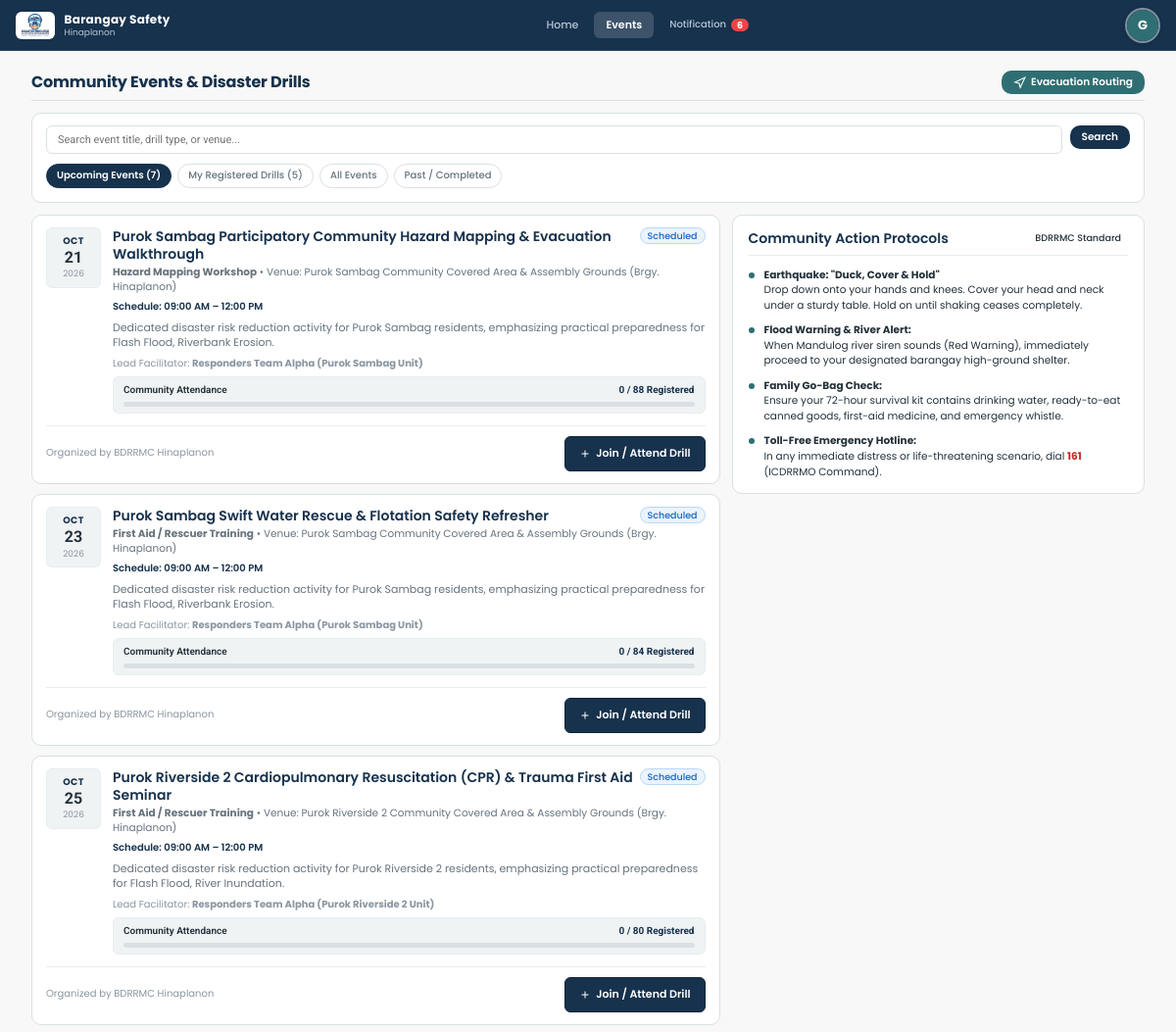
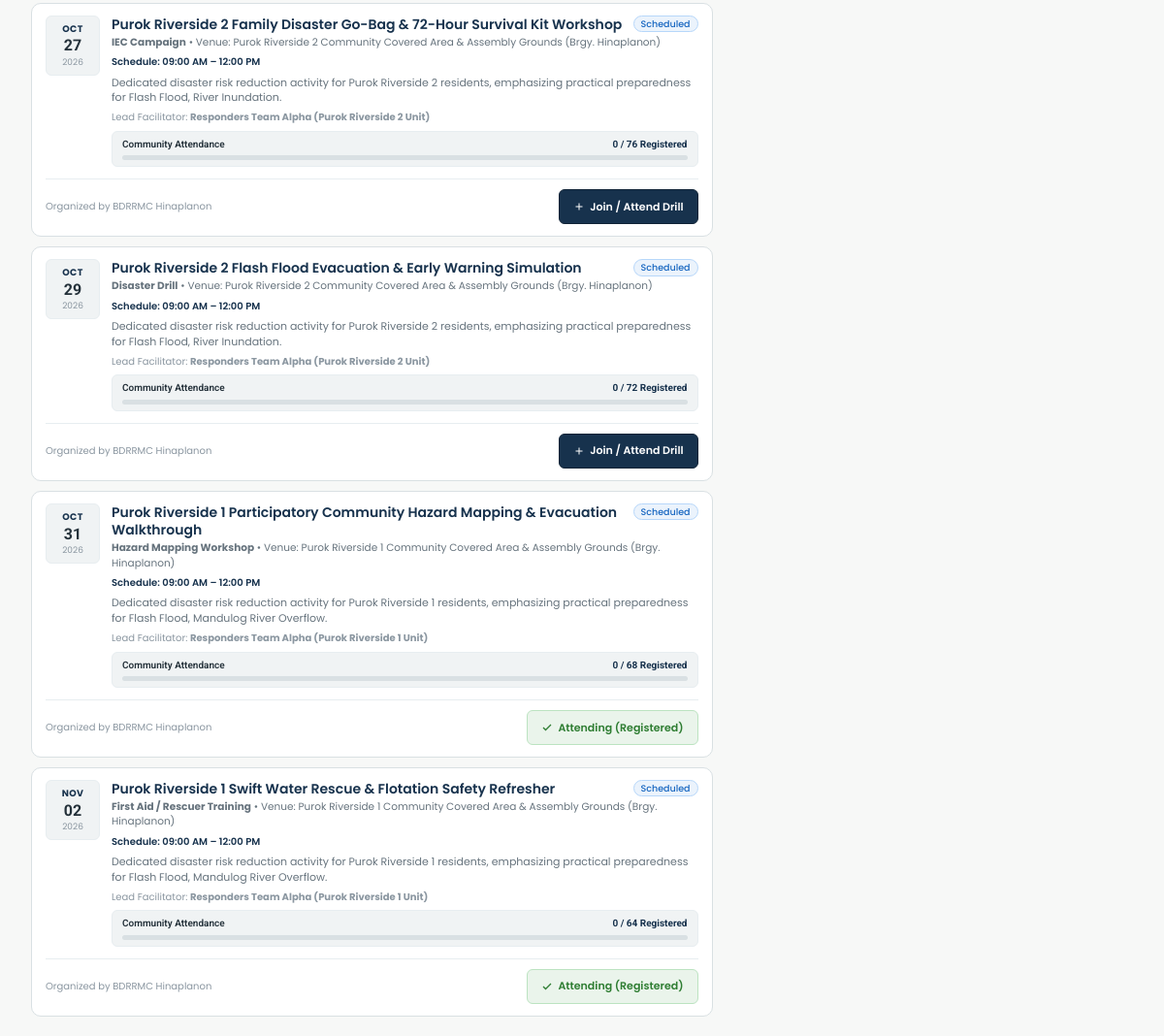
Screenshot of /views/resident/events.php (signed in) with the database file from the repository (2 pictures, top to bottom).
### tables this page shows
CREATE TABLE `events` (
  `id` int(11) NOT NULL AUTO_INCREMENT,
  `title` varchar(150) NOT NULL,
  `activity_type` enum('Disaster Drill','First Aid / Rescuer Training','Community Seminar','IEC Campaign','Contingency Planning','Hazard Mapping Workshop') NOT NULL,
  `barangay_id` int(11) DEFAULT NULL,
  `venue` varchar(150) NOT NULL,
  `start_datetime` datetime NOT NULL,
  `end_datetime` datetime NOT NULL,
  `assigned_personnel` varchar(150) NOT NULL,
  `target_participants` int(11) NOT NULL DEFAULT 50,
  `actual_participants` int(11) NOT NULL DEFAULT 0,
  `description` text DEFAULT NULL,
  `status` enum('Scheduled','Ongoing','Completed','Cancelled','Archived') DEFAULT 'Scheduled',
  `is_archived` tinyint(1) NOT NULL DEFAULT 0,
  `evaluation_summary` text DEFAULT NULL,
  `content_execution` text DEFAULT NULL,
  `expected_activities` text DEFAULT NULL,
  `cancellation_reason` text DEFAULT NULL,
  `created_by` int(11) NOT NULL,
  `created_at` datetime DEFAULT current_timestamp(),
  PRIMARY KEY (`id`),
  KEY `barangay_id` (`barangay_id`),
  KEY `created_by` (`created_by`),
  CONSTRAINT `events_ibfk_1` FOREIGN KEY (`barangay_id`) REFERENCES `barangays` (`id`) ON DELETE SET NULL,
  CONSTRAINT `events_ibfk_2` FOREIGN KEY (`created_by`) REFERENCES `users` (`id`) ON DELETE CASCADE
);

CREATE TABLE `barangays` (
  `id` int(11) NOT NULL AUTO_INCREMENT,
  `name` varchar(100) NOT NULL,
  `city` varchar(100) DEFAULT 'Iligan City',
  `status` enum('active','archived') NOT NULL DEFAULT 'active',
  `contact_person` varchar(100) DEFAULT NULL,
  `contact_number` varchar(30) DEFAULT NULL,
  `population` int(11) DEFAULT NULL,
  `total_households` int(11) DEFAULT NULL,
  `risk_level` enum('Low','Moderate','High','Critical') DEFAULT NULL,
  `area_radius` int(11) DEFAULT NULL COMMENT 'Geographic coverage and hazard radius of the area in meters',
  `coordinates_lat` decimal(10,6) NOT NULL,
  `coordinates_lng` decimal(10,6) NOT NULL,
  `created_at` datetime DEFAULT current_timestamp(),
  PRIMARY KEY (`id`),
  UNIQUE KEY `name` (`name`)
);

### backend/services/Auth.php (called while the page is built, shortened)
<?php
require_once __DIR__ . '/Helpers.php';
class Auth {
    public static function getCurrentUser(): ?array {
        return $_SESSION['user'] ?? null;
    }
}
function getCurrentUser(): ?array { return Auth::getCurrentUser(); }

### views/resident/events.php (the view, shortened to what this page needs)
<?php
require_once __DIR__ . '/../../backend/services/Auth.php';
require_once __DIR__ . '/../../backend/services/Helpers.php';
$user = getCurrentUser();
$userId = (int)$user['id'];
$barangayId = (int)($user['barangay_id'] ?? 1);
$db = getDBConnection();
$filterTab = $_GET['tab'] ?? 'upcoming';
$searchQuery = trim($_GET['q'] ?? '');
$myRsvpStmt = $db->prepare("SELECT activity_id FROM event_attendees WHERE user_id = ? OR (phone != '' AND phone = ?)");
$myRsvpStmt->execute([$userId, $user['phone'] ?? '']);
$myRegisteredEventIds = $myRsvpStmt->fetchAll(PDO::FETCH_COLUMN) ?: [];
$sql = "
    SELECT e.*, b.name AS barangay_name, u.full_name AS organizer_name
    FROM events e
    LEFT JOIN barangays b ON e.barangay_id = b.id
    LEFT JOIN users u ON e.created_by = u.id
    WHERE (e.barangay_id = ? OR e.barangay_id IS NULL)
      AND (e.is_archived = 0 OR e.is_archived IS NULL)
";
$params = [$barangayId];
if ($filterTab === 'upcoming') {
    $sql .= " AND e.start_datetime >= CURDATE() AND e.status != 'Cancelled'";
} elseif ($filterTab === 'completed') {
    $sql .= " AND (e.status = 'Completed' OR e.start_datetime < CURDATE())";
}
$sql .= " ORDER BY (e.start_datetime >= NOW()) DESC, e.start_datetime ASC";
$stmt = $db->prepare($sql);
$stmt->execute($params);
$eventsList = $stmt->fetchAll(PDO::FETCH_ASSOC);
$countUpcoming = (int)$db->query("SELECT COUNT(*) FROM events WHERE (barangay_id = {$barangayId} OR barangay_id IS NULL) AND start_datetime >= CURDATE() AND status != 'Cancelled' AND (is_archived = 0 OR is_archived IS NULL)")->fetchColumn();
$countMyDrills = count($myRegisteredEventIds);
require_once __DIR__ . '/../layouts/header.php';
?>
  <div class="page-header" style="margin-bottom:12px;padding-bottom:6px;display:flex;justify-content:space-between;align-items:center;flex-wrap:wrap;gap:8px;">
    <div class="page-header-title-wrap">
      <h1 style="font-size:16px;font-weight:700;margin:0;">Community Events &amp; Disaster Drills</h1>
    </div>
    <div class="page-header-actions">
      <a href="evacuation.php" class="btn btn-secondary btn-sm" style="font-size:11px;padding:6px 12px;display:inline-flex;align-items:center;gap:5px;">
        <svg width="13" height="13" viewBox="0 0 24 24" fill="none" stroke="currentColor" stroke-width="2"><polygon points="3 11 22 2 13 21 11 13 3 11"/></svg>
        Evacuation Routing
      </a>
    </div>
  </div>
  <div class="resident-events-wrap">
    <div class="event-filter-deck">
      <form method="GET" class="event-search-row">
        <input type="text"
               name="q"
               value="<?= clean($searchQuery) ?>"
               placeholder="Search event title, drill type, or venue..."
               class="event-search-input">
        <button type="submit" class="btn btn-primary btn-sm" style="padding:0 14px;font-size:11px;">Search</button>
      </form>
      <div class="event-pills-row">
        <a href="events.php?tab=upcoming" class="event-pill-link <?= ($filterTab === 'upcoming') ? 'active' : '' ?>">
          Upcoming Events (<?= $countUpcoming ?>)
        </a>
        <a href="events.php?tab=my_drills" class="event-pill-link <?= ($filterTab === 'my_drills') ? 'active' : '' ?>">
          My Registered Drills (<?= $countMyDrills ?>)
        </a>
        <a href="events.php?tab=all" class="event-pill-link <?= ($filterTab === 'all') ? 'active' : '' ?>">
          All Events
        </a>
        <a href="events.php?tab=completed" class="event-pill-link <?= ($filterTab === 'completed') ? 'active' : '' ?>">
          Past / Completed
        </a>
      </div>
    </div>
    <div class="event-layout-split">
      <div style="display:flex;flex-direction:column;gap:10px;">
        <?php if (empty($eventsList)): ?>
          <div class="resident-event-card" style="padding:36px;text-align:center;color:var(--color-text-muted);">
            No preparedness drills or community events match this filter.
          </div>
        <?php else: ?>
          <?php foreach ($eventsList as $act):
            $eventId = (int)$act['id'];
            $isAttending = in_array($eventId, $myRegisteredEventIds, true);
            $startDt = strtotime($act['start_datetime']);
            $endDt = strtotime($act['end_datetime']);
            $target = max(1, (int)$act['target_participants']);
            $actual = (int)$act['actual_participants'];
            $isPast = ($startDt < time());
            $isCancelled = ($act['status'] === 'Cancelled');
          ?>
            <div class="resident-event-card" id="event-card-<?= $eventId ?>">
              <div class="event-card-inner">
                <div class="event-date-box">
                  <div class="event-date-month"><?= date('M', $startDt) ?></div>
                  <div class="event-date-day"><?= date('d', $startDt) ?></div>
                  <div class="event-date-year"><?= date('Y', $startDt) ?></div>
                </div>
                <div class="event-details-col">
                  <div style="display:flex;justify-content:space-between;align-items:flex-start;gap:6px;">
                    <h3 class="event-title"><?= clean($act['title']) ?></h3>
                    <div><?= renderStatusBadge($act['status']) ?></div>
                  </div>
                  <div class="event-meta-line">
                    <strong><?= clean($act['activity_type']) ?></strong> &bull;
                    Venue: <?= clean($act['venue']) ?>
                    <?php if (!empty($act['barangay_name'])): ?>
                      (Brgy. <?= clean($act['barangay_name']) ?>)
                    <?php endif; ?>
                  </div>
                  <div style="font-size:10px;color:var(--color-primary);font-weight:600;margin-bottom:6px;">
                    Schedule: <?= date('h:i A', $startDt) ?> &ndash; <?= date('h:i A', $endDt) ?>
                  </div>
                  <?php if (!empty($act['description'])): ?>
                    <div style="font-size:11px;color:var(--color-text-secondary);line-height:1.4;margin-bottom:6px;">
                      <?= clean($act['description']) ?>
                    </div>
                  <?php endif; ?>
                  <?php if (!empty($act['assigned_personnel'])): ?>
                    <div style="font-size:10px;color:var(--color-text-muted);">
                      Lead Facilitator: <strong><?= clean($act['assigned_personnel']) ?></strong>
                    </div>
                  <?php endif; ?>
                  <div class="event-attendee-meter">
                    <div style="display:flex;justify-content:space-between;font-family:var(--font-secondary);">
                      <span style="font-weight:600;">Community Attendance</span>
                      <span style="font-weight:700;color:var(--color-primary);" id="actual-count-<?= $eventId ?>">
                        <?= number_format($actual) ?> / <?= number_format($target) ?> Registered
                      </span>
                    </div>
                    <div class="event-attendee-bar">
                    </div>
                  </div>
                </div>
              </div>
              <div class="event-action-bar">
                <span style="font-size:10px;color:var(--color-text-muted);">
                  Organized by <?= clean($act['barangay_name'] ? "BDRRMC {$act['barangay_name']}" : "ICDRRMO Central") ?>
                </span>
                <?php if ($isCancelled || $isPast): ?>
                  <span class="badge badge-neutral" style="font-size:10px;">
                    <?= $isCancelled ? 'Event Cancelled' : 'Completed Activity' ?>
                  </span>
                <?php else: ?>
                  <div style="display:flex;align-items:center;gap:8px;">
                    <button type="button"
                            id="rsvp-btn-<?= $eventId ?>"
                            class="rsvp-toggle-btn <?= $isAttending ? 'registered' : 'attend' ?>"
                            onclick="toggleRsvp(<?= $eventId ?>)">
                      <?php if ($isAttending): ?>
                        <svg width="12" height="12" viewBox="0 0 24 24" fill="none" stroke="currentColor" stroke-width="2.5"><polyline points="20 6 9 17 4 12"/></svg>
                        Attending (Registered)
                      <?php else: ?>
                        <svg width="12" height="12" viewBox="0 0 24 24" fill="none" stroke="currentColor" stroke-width="2"><line x1="12" y1="5" x2="12" y2="19"/><line x1="5" y1="12" x2="19" y2="12"/></svg>
                        Join / Attend Drill
                      <?php endif; ?>
                    </button>
                  </div>
                <?php endif; ?>
              </div>
            </div>
          <?php endforeach; ?>
        <?php endif; ?>
      </div>
      <div style="display:flex;flex-direction:column;gap:12px;">
        <div class="protocols-side-card">
          <div style="display:flex;justify-content:space-between;align-items:center;border-bottom:1px solid var(--color-border-light);padding-bottom:8px;">
            <h3 style="font-family:var(--font-primary);font-size:12.5px;font-weight:700;color:var(--color-primary);margin:0;">
              Community Action Protocols
            </h3>
            <span class="badge badge-primary" style="font-size:9.5px;">BDRRMC Standard</span>
          </div>
          <div style="display:flex;flex-direction:column;gap:10px;">
            <div class="protocol-item">
              <div class="protocol-bullet"></div>
              <div>
                <strong>Earthquake: "Duck, Cover & Hold"</strong><br>
                Drop down onto your hands and knees. Cover your head and neck under a sturdy table. Hold on until shaking ceases completely.
              </div>
            </div>
            <div class="protocol-item">
              <div class="protocol-bullet"></div>
              <div>
                <strong>Flood Warning & River Alert:</strong><br>
                When Mandulog river siren sounds (Red Warning), immediately proceed to your designated barangay high-ground shelter.
              </div>
            </div>
            <div class="protocol-item">
              <div class="protocol-bullet"></div>
              <div>
                <strong>Family Go-Bag Check:</strong><br>
                Ensure your 72-hour survival kit contains drinking water, ready-to-eat canned goods, first-aid medicine, and emergency whistle.
              </div>
            </div>
            <div class="protocol-item">
              <div class="protocol-bullet"></div>
              <div>
                <strong>Toll-Free Emergency Hotline:</strong><br>
                In any immediate distress or life-threatening scenario, dial <strong style="color:var(--color-danger);">161</strong> (ICDRRMO Command).
              </div>
            </div>
          </div>
        </div>
      </div>
    </div>
  </div>
<?php require_once __DIR__ . '/../layouts/footer.php'; ?>

### backend/services/Helpers.php (shortened to what this page needs)
<?php
if (!function_exists('clean')) {
function clean($str) {
    return htmlspecialchars(trim((string)$str), ENT_QUOTES, 'UTF-8');
}
}
if (!function_exists('renderStatusBadge')) {
function renderStatusBadge($status) {
    $statusMap = [
        'active' => ['class' => 'badge-success', 'label' => 'Active'],
        'inactive' => ['class' => 'badge-danger', 'label' => 'Deactivated'],
        'deactivated' => ['class' => 'badge-danger', 'label' => 'Deactivated'],
        'pending' => ['class' => 'badge-warning', 'label' => 'Pending'],
        'archived' => ['class' => 'badge-neutral', 'label' => 'Archived'],
        'Submitted' => ['class' => 'badge-info', 'label' => 'Submitted'],
        'Under Review' => ['class' => 'badge-warning', 'label' => 'Under Review'],
        'Recommendation Ready' => ['class' => 'badge-info', 'label' => 'Recommendation Ready'],
        'Approved' => ['class' => 'badge-success', 'label' => 'Approved'],
        'Allocated' => ['class' => 'badge-success', 'label' => 'Allocated'],
        'Dispatched' => ['class' => 'badge-info', 'label' => 'Dispatched'],
        'Completed' => ['class' => 'badge-success', 'label' => 'Completed'],
        'Rejected' => ['class' => 'badge-danger', 'label' => 'Rejected'],
        'Pending Review' => ['class' => 'badge-warning', 'label' => 'Pending Review'],
        'Modified' => ['class' => 'badge-info', 'label' => 'Modified & Approved'],
        'Open / Active' => ['class' => 'badge-danger', 'label' => 'Open / Active'],
        'Standby' => ['class' => 'badge-neutral', 'label' => 'Standby'],
        'At Capacity' => ['class' => 'badge-danger', 'label' => 'At Capacity'],
        'Closed' => ['class' => 'badge-neutral', 'label' => 'Closed'],
        'Scheduled' => ['class' => 'badge-info', 'label' => 'Scheduled'],
        'Ongoing' => ['class' => 'badge-warning', 'label' => 'Ongoing'],
        'Cancelled' => ['class' => 'badge-danger', 'label' => 'Cancelled'],
        'Available' => ['class' => 'badge-success', 'label' => 'Available'],
        'Responding' => ['class' => 'badge-warning', 'label' => 'Responding'],
        'On Site' => ['class' => 'badge-danger', 'label' => 'On Site'],
        'Low' => ['class' => 'badge-neutral', 'label' => 'Low'],
        'Moderate' => ['class' => 'badge-warning', 'label' => 'Moderate'],
        'High' => ['class' => 'badge-warning', 'label' => 'High'],
        'Critical' => ['class' => 'badge-danger', 'label' => 'Critical'],
        'Immediate' => ['class' => 'badge-danger', 'label' => 'Immediate']
    ];
    $badge = $statusMap[$status] ?? ['class' => 'badge-neutral', 'label' => clean($status)];
    return '<span class="badge ' . $badge['class'] . '">' . $badge['label'] . '</span>';
}
}

### rows the page displays
events: start_datetime "OCT", start_datetime "21", start_datetime "2026", title "Purok Sambag Participatory Community Hazard Mapping & Evacuation Walkthrough", status "Scheduled", activity_type "Hazard Mapping Workshop", venue "Purok Sambag Community Covered Area & Assembly Grounds", barangay.name "Hinaplanon", start_datetime "09:00 AM", end_datetime "12:00 PM", description "Dedicated disaster risk reduction activity for Purok Sambag residents, emphasizing practical preparedness for Flash Flood, Riverbank Erosion.", assigned_personnel "Responders Team Alpha (Purok Sambag Unit)", actual_participants "0", target_participants "88", barangay.name "BDRRMC Hinaplanon", shows "Join / Attend Drill"
events: start_datetime "OCT", start_datetime "23", start_datetime "2026", title "Purok Sambag Swift Water Rescue & Flotation Safety Refresher", status "Scheduled", activity_type "First Aid / Rescuer Training", venue "Purok Sambag Community Covered Area & Assembly Grounds", barangay.name "Hinaplanon", start_datetime "09:00 AM", end_datetime "12:00 PM", description "Dedicated disaster risk reduction activity for Purok Sambag residents, emphasizing practical preparedness for Flash Flood, Riverbank Erosion.", assigned_personnel "Responders Team Alpha (Purok Sambag Unit)", actual_participants "0", target_participants "84", barangay.name "BDRRMC Hinaplanon", shows "Join / Attend Drill"
events: start_datetime "OCT", start_datetime "25", start_datetime "2026", title "Purok Riverside 2 Cardiopulmonary Resuscitation (CPR) & Trauma First Aid Seminar", status "Scheduled", activity_type "First Aid / Rescuer Training", venue "Purok Riverside 2 Community Covered Area & Assembly Grounds", barangay.name "Hinaplanon", start_datetime "09:00 AM", end_datetime "12:00 PM", description "Dedicated disaster risk reduction activity for Purok Riverside 2 residents, emphasizing practical preparedness for Flash Flood, River Inundation.", assigned_personnel "Responders Team Alpha (Purok Riverside 2 Unit)", actual_participants "0", target_participants "80", barangay.name "BDRRMC Hinaplanon", shows "Join / Attend Drill"
events: start_datetime "OCT", start_datetime "27", start_datetime "2026", title "Purok Riverside 2 Family Disaster Go-Bag & 72-Hour Survival Kit Workshop", status "Scheduled", activity_type "IEC Campaign", venue "Purok Riverside 2 Community Covered Area & Assembly Grounds", barangay.name "Hinaplanon", start_datetime "09:00 AM", end_datetime "12:00 PM", description "Dedicated disaster risk reduction activity for Purok Riverside 2 residents, emphasizing practical preparedness for Flash Flood, River Inundation.", assigned_personnel "Responders Team Alpha (Purok Riverside 2 Unit)", actual_participants "0", target_participants "76", barangay.name "BDRRMC Hinaplanon", shows "Join / Attend Drill"
events: start_datetime "OCT", start_datetime "29", start_datetime "2026", title "Purok Riverside 2 Flash Flood Evacuation & Early Warning Simulation", status "Scheduled", activity_type "Disaster Drill", venue "Purok Riverside 2 Community Covered Area & Assembly Grounds", barangay.name "Hinaplanon", start_datetime "09:00 AM", end_datetime "12:00 PM", description "Dedicated disaster risk reduction activity for Purok Riverside 2 residents, emphasizing practical preparedness for Flash Flood, River Inundation.", assigned_personnel "Responders Team Alpha (Purok Riverside 2 Unit)", actual_participants "0", target_participants "72", barangay.name "BDRRMC Hinaplanon", shows "Join / Attend Drill"
events: start_datetime "OCT", start_datetime "31", start_datetime "2026", title "Purok Riverside 1 Participatory Community Hazard Mapping & Evacuation Walkthrough", status "Scheduled", activity_type "Hazard Mapping Workshop", venue "Purok Riverside 1 Community Covered Area & Assembly Grounds", barangay.name "Hinaplanon", start_datetime "09:00 AM", end_datetime "12:00 PM", description "Dedicated disaster risk reduction activity for Purok Riverside 1 residents, emphasizing practical preparedness for Flash Flood, Mandulog River Overflow.", assigned_personnel "Responders Team Alpha (Purok Riverside 1 Unit)", actual_participants "0", target_participants "68", barangay.name "BDRRMC Hinaplanon", shows "Attending (Registered)"
events: start_datetime "NOV", start_datetime "02", start_datetime "2026", title "Purok Riverside 1 Swift Water Rescue & Flotation Safety Refresher", status "Scheduled", activity_type "First Aid / Rescuer Training", venue "Purok Riverside 1 Community Covered Area & Assembly Grounds", barangay.name "Hinaplanon", start_datetime "09:00 AM", end_datetime "12:00 PM", description "Dedicated disaster risk reduction activity for Purok Riverside 1 residents, emphasizing practical preparedness for Flash Flood, Mandulog River Overflow.", assigned_personnel "Responders Team Alpha (Purok Riverside 1 Unit)", actual_participants "0", target_participants "64", barangay.name "BDRRMC Hinaplanon", shows "Attending (Registered)"

### other values shown
$currentUser['barangay_name'] "Hinaplanon"
$unreadCount "6"
$countUpcoming "7"
$countMyDrills "5"
